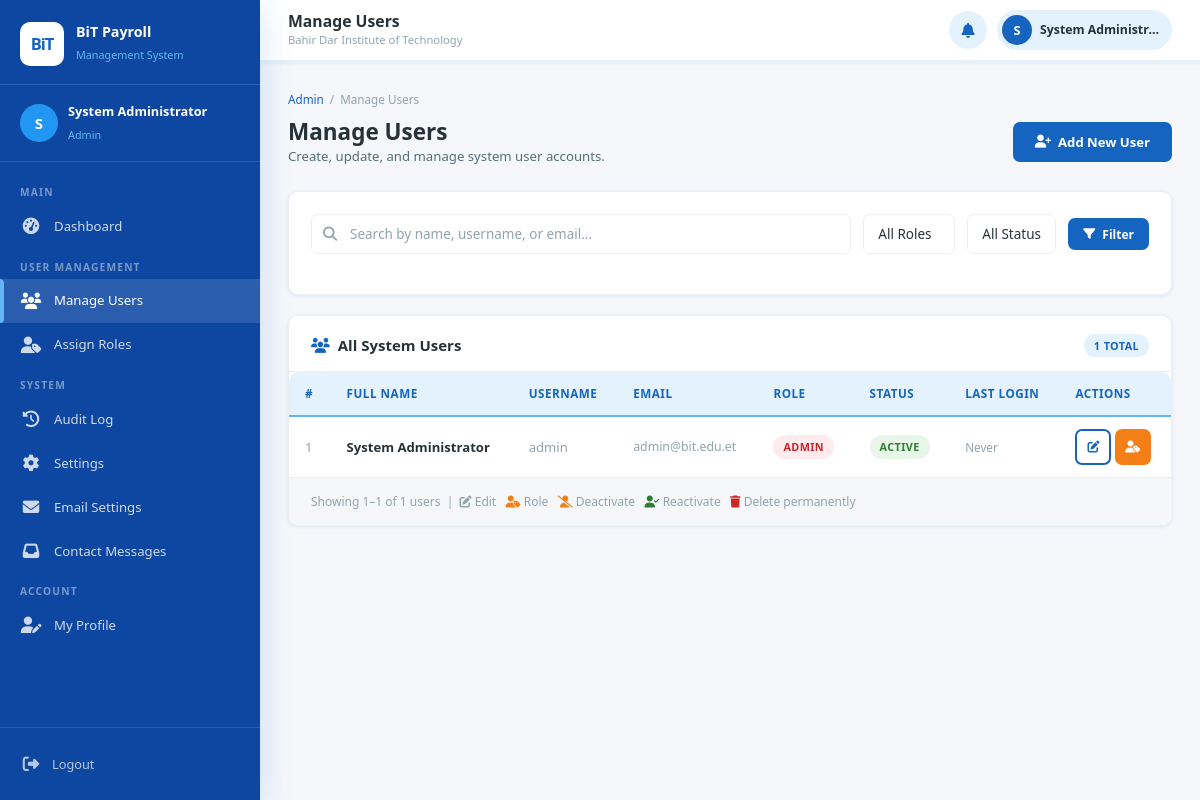
The page /pages/admin/users.php (signed in) on the database its author committed.
### tables this page shows
CREATE TABLE users (
    user_id       INT UNSIGNED    NOT NULL AUTO_INCREMENT,
    username      VARCHAR(50)     NOT NULL UNIQUE,
    password      VARCHAR(255)    NOT NULL,           
    role          ENUM('admin','hr','finance','employee') NOT NULL DEFAULT 'employee',
    full_name     VARCHAR(100)    NOT NULL,
    email         VARCHAR(100)             UNIQUE,
    is_active     TINYINT(1)      NOT NULL DEFAULT 1,
    last_login    DATETIME                 DEFAULT NULL,
    created_at    DATETIME        NOT NULL DEFAULT CURRENT_TIMESTAMP,
    updated_at    DATETIME        NOT NULL DEFAULT CURRENT_TIMESTAMP
                                           ON UPDATE CURRENT_TIMESTAMP,
    PRIMARY KEY (user_id),
    INDEX idx_users_role     (role),
    INDEX idx_users_active   (is_active)
);

### pages/admin/users.php (the view, shortened to what this page needs)
<?php
$page_title = 'Manage Users';
$active_nav = 'users';
$depth      = '../../';
$pdo     = getDB();
$search   = trim($_GET['search'] ?? '');
$page     = max(1, (int)($_GET['page'] ?? 1));
$per_page = 15;
$offset   = ($page - 1) * $per_page;
$where  = ['1=1'];
$params = [];
$where_sql = implode(' AND ', $where);
$cnt_stmt = $pdo->prepare("SELECT COUNT(*) FROM users WHERE {$where_sql}");
$cnt_stmt->execute($params);
$total_rows  = (int)$cnt_stmt->fetchColumn();
$stmt = $pdo->prepare("
    SELECT u.user_id, u.username, u.full_name, u.email, u.role, u.is_active, u.last_login, u.created_at,
           e.emp_id AS linked_emp_id
    FROM   users u
    LEFT JOIN employees e ON e.user_id = u.user_id
    WHERE  {$where_sql}
    ORDER  BY u.created_at DESC
    LIMIT  {$per_page} OFFSET {$offset}
");
$stmt->execute($params);
$users = $stmt->fetchAll();
$role_badge = [
    'admin'    => 'badge-danger',
    'hr'       => 'badge-info',
    'finance'  => 'badge-warning',
    'employee' => 'badge-primary',
];
require_once $depth . 'includes/header.php';
?>
<div class="breadcrumb">
    <a href="dashboard.php">Admin</a><span>/</span><span>Manage Users</span>
</div>
<div class="page-header d-flex justify-between align-center">
    <div>
        <h1>Manage Users</h1>
        <p>Create, update, and manage system user accounts.</p>
    </div>
    <button class="btn btn-primary" onclick="openModal('addUserModal')">
        <i class="fas fa-user-plus"></i> Add New User
    </button>
</div>
<div class="card mb-3">
    <div class="card-body">
        <form method="GET" action="">
            <div class="filter-bar">
                <div class="search-box">
                    <input type="text" name="search" class="form-control"
                           placeholder="Search by name, username, or email..."
                           value="<?= htmlspecialchars($search) ?>">
                </div>
                <select name="role" class="form-control" style="width:auto;">
                    <option value="">All Roles</option>
                </select>
                <select name="status" class="form-control" style="width:auto;">
                    <option value="">All Status</option>
                </select>
                <button type="submit" class="btn btn-primary btn-sm">
                    <i class="fas fa-filter"></i> Filter
                </button>
            </div>
        </form>
    </div>
</div>
<div class="card">
    <div class="card-header">
        <h3><i class="fas fa-users" style="color:var(--primary);margin-right:8px"></i>All System Users</h3>
        <span class="badge badge-primary"><?= $total_rows ?> Total</span>
    </div>
    <div class="card-body" style="padding:0">
        <div class="table-wrapper">
            <table>
                <thead>
                    <tr>
                        <th>#</th>
                        <th>Full Name</th>
                        <th>Username</th>
                        <th>Email</th>
                        <th>Role</th>
                        <th>Status</th>
                        <th>Last Login</th>
                        <th>Actions</th>
                    </tr>
                </thead>
                <tbody>
                    <?php if (empty($users)): ?>
                    <tr>
                        <td colspan="8" class="text-center text-muted" style="padding:32px;">
                            No users found. <a href="?">Clear filters</a>
                        </td>
                    </tr>
                    <?php else: ?>
                    <?php foreach ($users as $u): ?>
                    <tr>
                        <td class="text-muted"><?= $u['user_id'] ?></td>
                        <td><strong><?= htmlspecialchars($u['full_name']) ?></strong></td>
                        <td class="text-muted"><?= htmlspecialchars($u['username']) ?></td>
                        <td class="text-muted" style="font-size:0.82rem;">
                            <?= htmlspecialchars($u['email'] ?? '—') ?>
                        </td>
                        <td>
                            <span class="badge <?= $role_badge[$u['role']] ?? 'badge-gray' ?>">
                                <?= ucfirst($u['role']) ?>
                            </span>
                        </td>
                        <td>
                            <span class="badge <?= $u['is_active'] ? 'badge-success' : 'badge-danger' ?>">
                                <?= $u['is_active'] ? 'Active' : 'Inactive' ?>
                            </span>
                        </td>
                        <td class="text-muted" style="font-size:0.78rem;white-space:nowrap;">
                            <?= $u['last_login']
                                ? date('M d, Y H:i', strtotime($u['last_login']))
                                : 'Never' ?>
                        </td>
                        <td>
                            <a href="users.php?edit=<?= $u['user_id'] ?>"
                               class="btn btn-secondary btn-sm btn-icon-only" title="Edit User">
                                <i class="fas fa-edit"></i>
                            </a>
                            <a href="roles.php?user=<?= $u['user_id'] ?>"
                               class="btn btn-warning btn-sm btn-icon-only" title="Assign Role">
                                <i class="fas fa-user-tag"></i>
                            </a>
                        </td>
                    </tr>
                    <?php endforeach; ?>
                    <?php endif; ?>
                </tbody>
            </table>
        </div>
    </div>
    <div class="card-footer d-flex justify-between align-center" style="flex-wrap:wrap;gap:8px;">
        <span class="text-muted" style="font-size:0.8rem;">
            Showing <?= min($offset+1,$total_rows) ?>–<?= min($offset+$per_page,$total_rows) ?>
            of <?= $total_rows ?> users
            &nbsp;|&nbsp;
            <i class="fas fa-edit" style="color:var(--gray-400);"></i> Edit
            &nbsp;
            <i class="fas fa-user-tag" style="color:var(--warning);"></i> Role
            &nbsp;
            <i class="fas fa-user-slash" style="color:var(--warning);"></i> Deactivate
            &nbsp;
            <i class="fas fa-user-check" style="color:var(--success);"></i> Reactivate
            &nbsp;
            <i class="fas fa-trash" style="color:var(--danger);"></i> Delete permanently
        </span>
    </div>
</div>
<?php require_once $depth . 'includes/footer.php'; ?>

### includes/header.php (shortened to what this page needs)
<?php
$role       = $_SESSION['role']          ?? 'employee';
$user_name  = $_SESSION['name']          ?? 'User';
$initials   = strtoupper(substr($user_name, 0, 1));
$page_title = $page_title               ?? 'Dashboard';
$active_nav = $active_nav               ?? '';
$depth      = $depth                    ?? '../../';
$_script    = str_replace('\\', '/', $_SERVER['SCRIPT_NAME']);
$_web_root  = rtrim(dirname(dirname(dirname($_script))), '/');
$_uploads_web = $_web_root . '/assets/uploads/profiles/';
$_photo_url = !empty($_SESSION['profile_photo'])
    ? $_uploads_web . rawurlencode($_SESSION['profile_photo'])
    : null;
?>
<!DOCTYPE html>
<html lang="en">
<head>
    <link rel="stylesheet" href="<?= $depth ?>assets/css/style.css">
    <link rel="stylesheet" href="https://cdnjs.cloudflare.com/ajax/libs/font-awesome/6.5.0/css/all.min.css">
</head>
<body>
<div class="layout">
    <aside class="sidebar" id="sidebar">
        <div class="sidebar-brand">
            <div class="brand-logo">BiT</div>
            <div class="brand-text">
                <h2>BiT Payroll</h2>
                <span>Management System</span>
            </div>
        </div>
        <div class="sidebar-user">
            <?php if ($_photo_url): ?>
            <img src="<?= htmlspecialchars($_photo_url) ?>"
                 alt="Photo"
                 style="width:38px;height:38px;border-radius:50%;object-fit:cover;
                        flex-shrink:0;border:2px solid var(--accent-light);">
            <?php else: ?>
            <div class="user-avatar"><?= $initials ?></div>
            <?php endif; ?>
            <div class="user-info">
                <p><?= htmlspecialchars($user_name) ?></p>
                <span><?= ucfirst($role) ?></span>
            </div>
        </div>
        <nav class="sidebar-nav">
            <?php include $depth . 'includes/nav_' . $role . '.php'; ?>
        </nav>
        <div class="sidebar-footer">
            <a href="<?= $depth ?>pages/auth/logout.php">
                <i class="fas fa-sign-out-alt nav-icon"></i> Logout
            </a>
        </div>
    </aside>
    <div class="main-content">
        <header class="topbar">
            <div class="topbar-left">
                <div class="topbar-title">
                    <h3><?= htmlspecialchars($page_title) ?></h3>
                    <p class="topbar-sub">Bahir Dar Institute of Technology</p>
                </div>
            </div>
            <div class="topbar-right">
                <div class="topbar-badge" style="position:relative;">
                    <button class="btn-icon" id="notifBtn" title="Notifications"
                            onclick="toggleNotifPanel()">
                        <i class="fas fa-bell"></i>
                    </button>
                </div>
                <a href="<?= $depth ?>pages/profile/my_profile.php"
                   class="topbar-user-chip" style="text-decoration:none;" title="My Profile">
                    <?php if ($_photo_url): ?>
                    <img src="<?= htmlspecialchars($_photo_url) ?>"
                         alt="Photo"
                         style="width:30px;height:30px;border-radius:50%;object-fit:cover;flex-shrink:0;">
                    <?php else: ?>
                    <div class="topbar-avatar"><?= $initials ?></div>
                    <?php endif; ?>
                    <span class="topbar-username"><?= htmlspecialchars($user_name) ?></span>
                </a>
            </div>
        </header>
        <main class="page-content">

### includes/nav_admin.php (shortened to what this page needs)
<?php $a = $active_nav ?? ''; ?>
<span class="nav-section-label">Main</span>
<a href="<?= $depth ?>pages/admin/dashboard.php" class="<?= $a==='dashboard'?'active':'' ?>">
    <i class="fas fa-tachometer-alt nav-icon"></i> Dashboard
</a>
<span class="nav-section-label">User Management</span>
<a href="<?= $depth ?>pages/admin/users.php" class="<?= $a==='users'?'active':'' ?>">
    <i class="fas fa-users nav-icon"></i> Manage Users
</a>
<a href="<?= $depth ?>pages/admin/roles.php" class="<?= $a==='roles'?'active':'' ?>">
    <i class="fas fa-user-tag nav-icon"></i> Assign Roles
</a>
<span class="nav-section-label">System</span>
<a href="<?= $depth ?>pages/admin/audit.php" class="<?= $a==='audit'?'active':'' ?>">
    <i class="fas fa-history nav-icon"></i> Audit Log
</a>
<a href="<?= $depth ?>pages/admin/settings.php" class="<?= $a==='settings'?'active':'' ?>">
    <i class="fas fa-cog nav-icon"></i> Settings
</a>
<a href="<?= $depth ?>pages/admin/email_settings.php" class="<?= $a==='email_settings'?'active':'' ?>">
    <i class="fas fa-envelope nav-icon"></i> Email Settings
</a>
<a href="<?= $depth ?>pages/admin/contact_messages.php" class="<?= $a==='contact_messages'?'active':'' ?>"
   style="position:relative;">
    <i class="fas fa-inbox nav-icon"></i> Contact Messages
</a>
<span class="nav-section-label">Account</span>
<a href="<?= $depth ?>pages/profile/my_profile.php" class="<?= $a==='my_profile'?'active':'' ?>">
    <i class="fas fa-user-edit nav-icon"></i> My Profile
</a>

### includes/footer.php (shortened to what this page needs)
        </main>
    </div>
</div>
</body>
</html>

### rows shown on the page
users: user_id "1", full_name "System Administrator", username "admin", email "admin@bit.edu.et", role "ADMIN", is_active "ACTIVE", shows "Never"

### other values the page prints
$initials "S"
$user_name "System Administrator"
$role "Admin"
$page_title "Manage Users"
$user_name "System Administr…"
$total_rows "1"
min($offset+1,$total_rows) "1"
min($offset+$per_page,$total_rows) "1"
